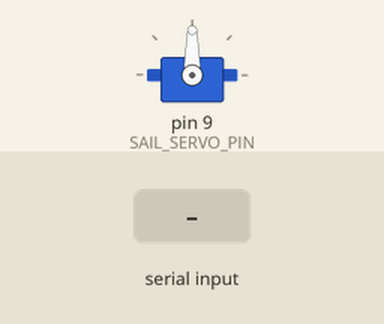
Recording of a sketch running on a simulated Arduino Uno, built with avr-gcc and run on an emulated ATmega328P. Shown: servo. The test bench sets the inputs (shaded band). What the sketch prints to the serial monitor is not drawn.

Above: at 1.2 s.
1.3 s: "90,45\n" received over Serial
At 3.2 s:
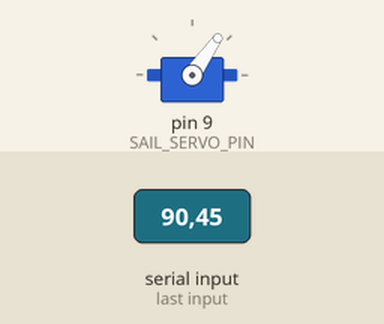
3.8 s: "30,150\n" received over Serial
At 4.1 s:
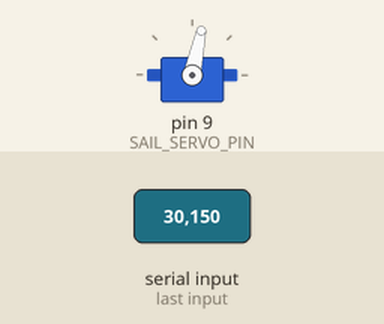
Timing chart, 0 to 6.8 s (numbered marks = the images above; inputs shaded):
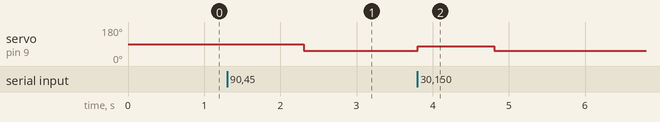

The sketch:

SailServoTest.ino
```cpp
/* SailServoTest rev 3/28/2016
   © 2014-2016 RoboSail
   Test the various sail positions available by driving the
   sail servo to positons entered by the user.
   The user types in the desired angle through the Serial Monitor.
   0 means the sail is fully in, and 90 means the sail is
   fully out (at 90 degrees).
   Note that the Sail Servo actual positions for full in and out
   for 1 boat are approx 55 and 125, and they may vary for other boats.
   Use this code to check these values and adjust as necessary.
   Then map the user's desired angles to these values.

   The Sail servo is controlled on digital pin 9
*/

#include <Servo.h>

const int SAIL_SERVO_PIN = 9;
Servo sailServo;    // define servo

// variable to store the servo position
int position = 0;

void setup() {
  // Sets up communication with the serial monitor
  Serial.begin(115200);
  sailServo.attach(SAIL_SERVO_PIN);
}

void loop() {
  Serial.print("Enter desired sail angle (0 to 90): ");
  while (Serial.available() == 0)
  {}
  position = Serial.parseInt();    // convert input to integer
  Serial.println(position);          // print what was entered

  // drive servo to position in variable 'position'
  //call function to do error checking and send command to servo
  driveSailServo(position);

  // convert from desired sail angle to servo angle
  position = map(position, 0, 90, 55, 125);

  // print the converted value
  Serial.print("Comand sent to Servo: ");
  Serial.println(position);
  Serial.println();
}
```

functions.ino
```cpp
void driveSailServo(int sailPos)
{
  if ((sailPos >= 0) && (sailPos <= 90))  // the command in degrees is valid
  {
    sailPos = map(sailPos, 0, 90, 55, 125);
    sailServo.write(sailPos);
  }
  else
  {
    Serial.print("ERROR - sail position out of range: ");
    Serial.println(sailPos);
    }
}
```

Measured:
- after the input at 1.3 s, servo on pin 9 (SAIL_SERVO_PIN): 90° → 55° after 1.0 s
- after the input at 3.8 s, servo on pin 9 (SAIL_SERVO_PIN): 55° → 78° at once, → 55° 1.0 s later
